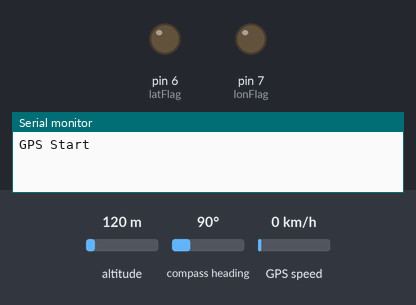
This sketch was run on a simulated Arduino Mega 2560, built with avr-gcc and run on an emulated ATmega2560. On the bench: output pins drawn as LEDs (lit = HIGH), the last lines printed to the serial monitor. The test bench sets the inputs (shaded band); at power-on: altitude 120 m, compass heading 90°, GPS speed 0 km/h. The GPS gets a fix after 3 s at 37.7749, -122.4194 with 8 satellites.

Above: at 0.1 s.
At 3.38 s:
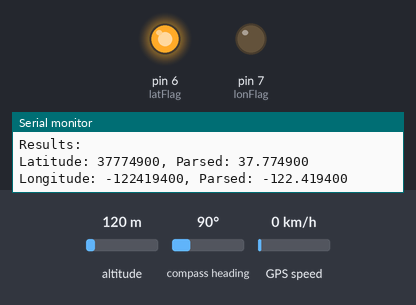
Timing chart, 0 to 5.0 s (numbered marks = the images above):
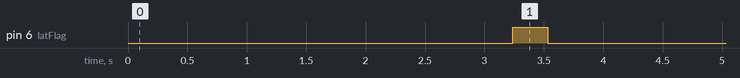

The sketch:

GPS.ino
```cpp
#include "SoftwareSerial.h"
#include "TinyGPS.h"

#define latFlag 6
#define lonFlag 7
#define reachedLat 8
#define reachedLon 9
long lat, lon;
unsigned long Date, Time, Age; // the variable for latitude and longitude object
//float latit, longit, diff1, diff2;
long la, lo, LatC, LatC2, LonC, LonC2, diff1, diff2, diff1Prev, diff2Prev;

SoftwareSerial serial_connection(3,2); // RX Pin = 3, TX Pin = 2
TinyGPS gps; // create gps object
String NMEAL1; // Variable for 1st NMEA sentence
String NMEAL2; // Variable for 2nd NMEA sentence
String temp;
void setup() {
  // put your setup code here, to run once:
  Serial.begin(9600); // connect serial
  pinMode(latFlag, OUTPUT);
  pinMode(lonFlag, OUTPUT);
  serial_connection.begin(9600);// connect gps sensor
  //gpsSerial.begin(4800);
  Serial.println("GPS Start");
}

void loop() {

  GPS();
 // put your main code here, to run repeatedly:


}

void GPS()
{
  while(!serial_connection.available())
  {
    //Serial.println("Starting Good Signal");
    //TinyGPS();

  }
  Serial.flush();
  if(gps.encode(serial_connection.read()))
    {
      //la = 33982130;
      //lo = -117337942;
      la = 33981954;
      lo = -117338032;
      Serial.println(gps.satellites());
      Serial.println("Results:");
      gps.get_position(&lat, &lon); // get latitude and longitude
     // lat = 33981585;
     // lon = -117338073;

      diff1Prev = diff1;
      diff2Prev = diff2;
      diff1 = la - lat;
      diff2 = lo -  lon;
      LatC = (lat / 1000000);
      LatC2 = (lat % 1000000);
     // Serial.println(LatC2);
      Serial.print("Latitude: " + String(lat));
      Serial.println(", Parsed: " + String(LatC) + "." + String(LatC2));
//
      LonC = (lon / 1000000);
      LonC2 = (lon % 1000000);
      LonC2 *= -1;
     // Serial.println(LonC2);
      Serial.print("Longitude: " + String(lon));
      Serial.println(", Parsed: " + String(LonC) + "." + String(LonC2));

     // Serial.println(lon);
      Serial.println("Differences: ");

      Serial.println("Latitude differences: " + String(la) + " - " + String(lat) + " = " + String(diff1));
      Serial.println("Previous diff: " + String(diff1Prev));

      Serial.println("Longitude differences: " + String(lo) + " - " + String(lon)  + " = " + String(diff2));
      Serial.println("Previous diff: " + String(diff2Prev));
      if((diff1 <= 3) || (diff1 >= -3))
      {
        digitalWrite(reachedLat, HIGH);
        digitalWrite(latFlag, LOW);
      }
      else
      {
        digitalWrite(reachedLat, LOW);
      }


      if(diff1Prev > diff1)
      {
        digitalWrite(latFlag, HIGH);
      }
      else
      {
        digitalWrite(latFlag, LOW);
      }

      if((diff2 <= 3) || (diff2 >= -3))
      {
        digitalWrite(reachedLon, HIGH);
        digitalWrite(lonFlag, LOW);
      }
      else
      {
        digitalWrite(reachedLon, LOW);
      }


      if(diff2Prev > diff2)
      {
        digitalWrite(lonFlag, HIGH);
      }
      else
      {
        digitalWrite(lonFlag, LOW);
      }
     // Serial.println("Altitude feet:");
     // Serial.println(gps.f_altitude());
      Serial.println();
    }
    //Serial.flush();
}
```

FindDirandMoveAroundObj.c
```cpp
/*Partner(s)Name & email: Antonio Martinez, amart108@ucr.edu
 * Lab Section
 *Assignment: Final project find direction and move around an object
 *Exercise Description:
 * I acknowledge all content contained herein, excluding template or example code, is my own original work
 * Author : Antonio
 */
#include <avr/io.h>
#include <avr/interrupt.h>

volatile unsigned char TimerFlag = 0; //TimerISR() sets this to 1. C programmer should clear to 0.
//Internal variable for mapping AVR's ISR to our cleaner TimerISR model.
unsigned long _avr_timer_M  = 1; // start count from here, down to 0, default to 1 ms.
unsigned long _avr_timer_cntcurr = 0; // current internal count of 1ms ticks

void TimerOn(){
	TCCR1B = 0x0B;

	OCR1A = 125;

	TIMSK1 = 0x02;

	TCNT1 = 0;

	_avr_timer_cntcurr = _avr_timer_M;

	SREG |= 0x80;

}

void TimerOff(){
	TCCR1B = 0x00;
}

void TimerISR() {
	TimerFlag = 1;
}

ISR(TIMER1_COMPA_vect){
	_avr_timer_cntcurr--;
	if(_avr_timer_cntcurr == 0){
		TimerISR();
		_avr_timer_cntcurr = _avr_timer_M;
	}
}

void TimerSet(unsigned long M){
	_avr_timer_M = M;
	_avr_timer_cntcurr = _avr_timer_M;
}

int c1 = 0;
int c2 = 0;
int c3 = 0;
void Stop()
{
	//Stops the car
	PORTB = 0x00;
}

void ReverseLeft()
{
	// This move the left tire backwards so it moves in reverse
	//B = 1: Move backwards and to the left with left tire
	PORTB = 0x01;
}

void Right()
{
	//Moves the car to the right
	//B = 2: Turn right with left tire
	PORTB = 0x02;
}

void Left()
{
	//Move the car to the left
	//B = 4: Turn left with right tire
	PORTB = 0x04;
}

void Forward()
{
	// Moves the car straight forward
	//B = 6: Move forward
	PORTB = 0x06;
}

void ReverseRight()
{
	//B = 8:  Move backwards and to the right with right tire
	PORTB = 0x08;
}

void Reverse()
{
	//Moving the car straight backwards
	//B = 9: Move backwards
	PORTB = 0x09;
}


int lcount = 0;
int lat = 0x00;
int Gps = 0x00; // tells if you are heading in the right direction//
enum LStates{start, move_f, read,waitG, found_dir, rev, moveleft}LState;
void LatDir()
{
	Gps = PINC & 0x03;
	switch(LState)//transitions
	{
		case start:
			LState = move_f;
		break;

		case move_f:
			if((lcount != 0x11))
			{
				LState = move_f;
			}
			else
			{
				LState = read;
				lcount = 0x00;
			}
		break;

		case read:
			if((lcount != 0x32))
			{
				LState = read;
			}
			else
			{
				LState = waitG;
				lcount = 0x00;
			}
		break;

		case waitG:
			if((Gps == 0x01))
			{
				//PORTA = 0x0F;
				LState = found_dir;
			}
			else
			{
				LState = rev;
			}

		case rev:
			if((lcount != 0x11))
			{
				LState = rev;
			}
			else
			{
				LState = moveleft;
				lcount = 0x00;
			}
		break;

		case moveleft:
			if((lcount != 0x08))
			{
				LState = moveleft;
			}
			else
			{
				LState = move_f;
				lcount = 0x00;
			}
		break;

		case found_dir:

			LState = found_dir;
		break;

		default:
			LState = start;
		break;
	}
	switch(LState)//actions
	{
		case start:
		//PORTA = 0x00;
		break;

		case move_f:
			Forward();
			lcount++;
			//PORTA = 0x01;
		break;

		case read:
			Stop();
			lcount++;
			//PORTA = 0x02;
		break;

		case waitG:
		//PORTA = 0x03;
		break;

		case rev:
			Reverse();
			lcount++;
			//PORTA = 0x04;
		break;

		case moveleft:
			Left();
			lcount++;
			//PORTA = 0x05;
		break;

		case found_dir:
			Stop();
			lat = 0x01;
			//PORTA = 0x06;
		break;
	}
}


int sonar = 0x00; /// flags for each sensor
int clear = 0x00; // flags to tell if the left or right sensor is more clear
int count = 0x00;
int latTime = 0x00;
int Fail = 0x00;
int radius = 0x00;
enum States{init, movePosLat, fail, moveLeft, forward2, turnRight, moveForward, moveRight, forward3, turnLeft, Back, turn180, reverse, wait,turnRight2, turnLeft2}state;
void Object()
{
	sonar = PIND & 0x07;
	clear = PIND & 0x18;
	//PORTA = sonar;
	//PORTC = sonar;
	switch(state)// Transitions
	{
		case init:
			state = movePosLat;
		break;

		case movePosLat:
			if(Fail >= 0x02)
			{
				state = fail;
			}
			else if((sonar == 0x02) || (sonar == 0x06))
			{
				state = moveLeft;
			}
			else if(sonar == 0x03)
			{
				state = moveRight;
			}
			else if(sonar == 0x07)
			{
				state = reverse;
			}
			else
			{
				state = moveForward;
			}
		break;

		case fail:
			state = fail;
		break;

		case moveLeft:
			if(count != 0x11)
			{
				state = moveLeft;
			}
			else
			{
				state = forward2;
				count = 0x00;
			}
		break;

		case forward2:
			if(sonar == 0x06)
			{
				state = turn180;
				radius = 0x01;
				Fail++;
			}
			else if(sonar == 0x07)
			{
				state = Back;
				radius = 0x01;
				Fail++;
			}
			else if((sonar == 0x04) || (sonar == 0x05))
			{
				state = forward2;
			}
			else
			{
				state = turnRight;
				count = 0x00;
			}
		break;

		case turnRight:
			if(count != 0x11)
			{
				state = turnRight;
			}
			else
			{
				state = movePosLat;
				count = 0x00;
			}
		break;

		case moveForward:
			if((sonar == 0x00) || (sonar == 0x01) || (sonar == 0x04) || (sonar == 0x05))
			{
				state = moveForward;
			}
			else
			{
				state = movePosLat;
			}
		break;

		case moveRight:
			if(count != 0x11)
			{
				state = moveRight;
			}
			else
			{
				state = forward3;
			}
		break;

		case forward3:
			if(sonar == 0x03)
			{
				state = turn180;
				radius = 0x00;
				Fail++;
			}
			else if(sonar == 0x07)
			{
				state = Back;
				radius = 0x00;
				Fail++;
			}
			else if((sonar == 0x01) || (sonar == 0x05))
			{
				state = forward3;
			}
			else
			{
				state = turnLeft;
				count = 0x00;
			}
		break;

		case turnLeft:
			if(count != 0x11)
			{
				state = turnLeft;
			}
			else
			{
				state = movePosLat;
				count = 0x00;
			}
		break;

		case Back:
			if(sonar != 0x00)
			{
				state = Back;
			}
			else
			{
				state = turn180;
			}
		break;

		case turn180:
			if(count != 0x22)
			{
				state = turn180;
			}
			else
			{
				state = movePosLat;
			}
		break;

		case reverse:
			if(sonar != 0x00)
			{
				state = reverse;
			}
			else
			{
				state = wait;
			}
		break;

		case wait:
			if(count != 0x11)
			{
				state = wait;
			}
			else if(clear == 0x01)
			{
				state = turnLeft2;
				count = 0x00;
			}
			else if(clear == 0x02)
			{
				state = turnRight2;
				count = 0x00;
			}
		break;

		case turnLeft2:
			if(count != 0x11)
			{
				state = turnLeft2;
			}
			else
			{
				state = forward2;
				count = 0x00;
			}
		break;

		case turnRight2:
			if(count != 0x11)
			{
				state = turnRight2;
			}
			else
			{
				state = forward3;
			}
		break;
		default:
			state = init;
		break;
	}

	switch(state)//Actions
	{
		case init:

		break;

		case movePosLat:
		break;

		case fail:
		break;

		case moveLeft:
			Left();
			count++;
		break;

		case forward2:
			Forward();
		break;

		case turnRight:
			Right();
			count++;
		break;

		case moveForward:
			Forward();
		break;

		case moveRight:
			Right();
			count++;
		break;

		case forward3:
			Forward();
		break;

		case turnLeft:
			Left();
			count++;
		break;

		case Back:
			Reverse();
		break;

		case turn180:
			if(radius == 0x01)
			{
				Right();
			}
			else
			{
				Left();
			}
			count++;
		break;

		case reverse:
			Reverse();
		break;

		case wait:
			Stop();
			count++;
		break;

		case turnLeft2:
			Left();
			count++;
		break;

		case turnRight2:
			Right();
			count++;
		break;
	}

}


int main(void)
{
    /* Replace with your application code */
	//int temp = 0;
	//DDRA = 0xFF; PORTA = 0x00;
	DDRB = 0xFF; PORTB = 0x00; // outputs
	DDRC = 0x00; PORTC = 0xFF; //inputs
	DDRD = 0x00; PORTD = 0xFF;
	LState = start;
	state = init;
	TimerSet(100);
	TimerOn();
    while(1)
    {
		LatDir();
		while(!TimerFlag);
		TimerFlag = 0;

    }
}
```

SensorTestAndCrashPrev.c
```cpp
/*Partner(s)Name & email: Antonio Martinez, amart108@ucr.edu
 *Assignment
 *Exercise Description: 122A final project movement test and crash prevention test
 * I acknowledge all content contained herein, excluding template or example code, is my own original work
 * Author : Antonio
 */
#include <avr/io.h>
#include <avr/interrupt.h>

volatile unsigned char TimerFlag = 0; //TimerISR() sets this to 1. C programmer should clear to 0.
//Internal variable for mapping AVR's ISR to our cleaner TimerISR model.
unsigned long _avr_timer_M  = 1; // start count from here, down to 0, default to 1 ms.
unsigned long _avr_timer_cntcurr = 0; // current internal count of 1ms ticks

void TimerOn(){
	TCCR1B = 0x0B;

	OCR1A = 125;

	TIMSK1 = 0x02;

	TCNT1 = 0;

	_avr_timer_cntcurr = _avr_timer_M;

	SREG |= 0x80;

}

void TimerOff(){
	TCCR1B = 0x00;
}

void TimerISR() {
	TimerFlag = 1;
}

ISR(TIMER1_COMPA_vect){
	_avr_timer_cntcurr--;
	if(_avr_timer_cntcurr == 0){
		TimerISR();
		_avr_timer_cntcurr = _avr_timer_M;
	}
}

void TimerSet(unsigned long M){
	_avr_timer_M = M;
	_avr_timer_cntcurr = _avr_timer_M;
}

int c1 = 0;
int c2 = 0;
int c3 = 0;
void Stop()
{
	//Stops the car
	PORTB = 0x00;
}

void ReverseLeft()
{
	// This move the left tire backwards so it moves in reverse
	//B = 1: Move backwards and to the left with left tire
	PORTB = 0x01;
}

void Right()
{
	//Moves the car to the right
	//B = 2: Turn right with left tire
	PORTB = 0x02;
}

void Left()
{
	//Move the car to the left
	//B = 4: Turn left with right tire
	PORTB = 0x04;
}

void Forward()
{
	// Moves the car straight forward
	//B = 6: Move forward
	PORTB = 0x06;
}

void ReverseRight()
{
	//B = 8:  Move backwards and to the right with right tire
	PORTB = 0x08;
}

void Back()
{
	//Moving the car straight backwards
	//B = 9: Move backwards
	PORTB = 0x09;
}


int temp = 0x00;
int count = 0x00;
enum States{init, forward, left, right, surround, stop}state;
void tick()
{
	temp = PIND & 0x07;
	PORTA = 0x00;
	//PORTC = temp;
	switch(state)// Transitions
	{
		case init:
			state = forward;
		break;

		case forward:

			if(temp == 0x03)
			{
				state = right;
				//count = 0;
			}
			else if((temp == 0x06) || (temp == 0x02))
			{
				state = left;
				//count = 0;
			}
			else if((temp == 0x07))
			{
				state = surround;
				//	count = 0;
			}
			else
			{
				state = forward;
			}
		break;

		case left:
			if((count != 0x11))
			{
				state = left;
			}
			else
			{
				state = stop;
				count = 0x00;
			}
		break;

		case right:
			if((count != 0x11))
			{
				state = right;
			}
			else
			{
				state = stop;
				count = 0x00;
			}
		break;

		case surround:
			if((count != 0x14))
			{
				state = surround;
			}
			else
			{
				state = stop;
				count = 0x00;
			}
		break;

		case stop:
			if((count != 0x14))
			{
				state = stop;
			}
			else
			{
				state = forward;
				count = 0x00;
			}
		break;

		default:
			state = init;
		break;
	}

	switch(state)//Actions
	{
		case init:

		break;

		case forward:
			Forward();
			//PORTA = 0x01;
		break;

		case left:
			Left();
			//PORTA = 0x03;
			count++;
		break;

		case right:
			Right();
			count++;
			//PORTA = 0x04;
		break;

		case surround:
			Back();
			count++;
			//PORTA = 0x05;
		break;

		case stop:
			Stop();
			//PORTA = 0x06;
			count++;
		break;
	}

}


int main(void)
{
    /* Replace with your application code */
	//int temp = 0;
	//DDRA = 0xFF; PORTA = 0x00;
	DDRB = 0xFF; PORTB = 0x00; // outputs
	DDRC = 0xFF; PORTC = 0x00;
	DDRD = 0x00; PORTD = 0xFF;
	state = init;
	TimerSet(100);
	TimerOn();
    while(1)
    {
		tick();
		while(!TimerFlag);
		TimerFlag = 0;
    }
}
```

Measured:
- by itself, pin 6 (latFlag): LOW → HIGH at 3.2 s, → LOW 0.30 s later
